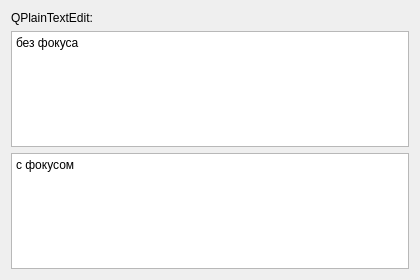
<?xml version="1.0" encoding="UTF-8"?>
<ui version="4.0"><class>Dialog</class><widget class="QDialog" name="Dialog"><property name="geometry"><rect><x>0</x><y>0</y><width>420</width><height>280</height></rect></property><property name="windowTitle"><string>#078 focus/163_plain_text</string></property><layout class="QVBoxLayout" name="verticalLayout"><property name="leftMargin"><number>11</number></property><property name="topMargin"><number>11</number></property><property name="rightMargin"><number>11</number></property><property name="bottomMargin"><number>11</number></property><property name="spacing"><number>6</number></property><item><widget class="QLabel" name="l1"><property name="text"><string>QPlainTextEdit:</string></property></widget></item><item><widget class="QPlainTextEdit" name="idle"><property name="plainText"><string>без фокуса</string></property><property name="lineWrapMode"><enum>QPlainTextEdit::WidgetWidth</enum></property></widget></item><item><widget class="QPlainTextEdit" name="focus"><property name="plainText"><string>с фокусом</string></property><property name="lineWrapMode"><enum>QPlainTextEdit::WidgetWidth</enum></property></widget></item></layout></widget></ui>
